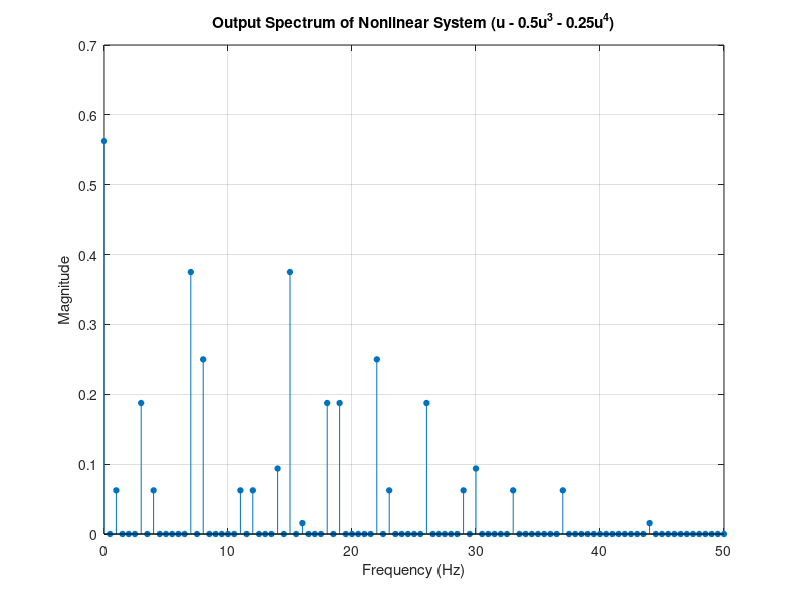

This figure's MATLAB source:
%% Lab 4: Frequency Analysis of a Nonlinear System
fs = 200;           
T = 2;              
N = fs * T;         
t = (0:N-1)/fs;    

f1 = 4; 
f2 = 11;
u = cos(2*pi*f1*t) + cos(2*pi*f2*t);

% y(t) = u(t) - 0.5*u(t)^3 - 0.25*u(t)^4
y = u - 0.5*(u.^3) - 0.25*(u.^4);

Y = fft(y);
Y_mag = abs(Y)/N; 
freq_axis = (0:N-1) * (fs)/N; 
figure;
stem(freq_axis, Y_mag, 'filled', 'MarkerSize', 4);
grid on;
xlim([0 50]); 
xlabel('Frequency (Hz)');
ylabel('Magnitude');
title('Output Spectrum of Nonlinear System (u - 0.5u^3 - 0.25u^4)');
